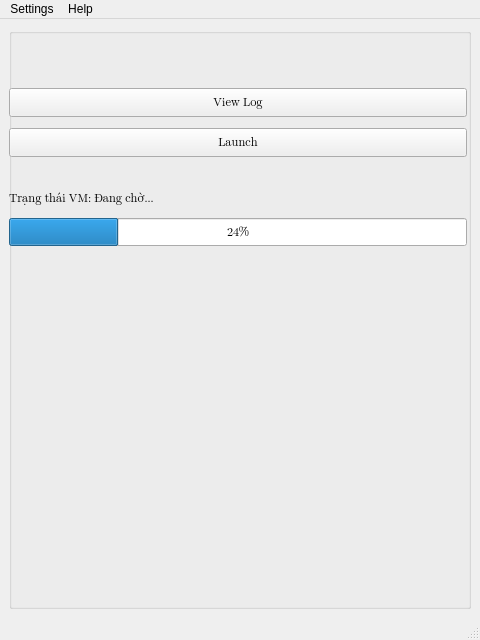
<?xml version="1.0" encoding="UTF-8"?>
<ui version="4.0">
 <class>MainWindow</class>
 <widget class="QMainWindow" name="MainWindow">
  <property name="geometry">
   <rect>
    <x>0</x>
    <y>0</y>
    <width>480</width>
    <height>640</height>
   </rect>
  </property>
  <property name="windowTitle">
   <string>MainWindow</string>
  </property>
  <widget class="QWidget" name="centralwidget">
   <layout class="QVBoxLayout" name="verticalLayout_2">
    <item>
     <widget class="QGroupBox" name="vmControlsGroup">
      <property name="font">
       <font>
        <family>Segoe UI Emoji</family>
       </font>
      </property>
      <property name="title">
       <string/>
      </property>
      <widget class="QLabel" name="vmStatusLabel">
       <property name="geometry">
        <rect>
         <x>0</x>
         <y>160</y>
         <width>458</width>
         <height>21</height>
        </rect>
       </property>
       <property name="text">
        <string>Trạng thái VM: Đang chờ...</string>
       </property>
      </widget>
      <widget class="QProgressBar" name="progressBar">
       <property name="geometry">
        <rect>
         <x>0</x>
         <y>190</y>
         <width>458</width>
         <height>28</height>
        </rect>
       </property>
       <property name="value">
        <number>24</number>
       </property>
      </widget>
      <widget class="QPushButton" name="launchButton">
       <property name="geometry">
        <rect>
         <x>0</x>
         <y>100</y>
         <width>458</width>
         <height>29</height>
        </rect>
       </property>
       <property name="text">
        <string>Launch</string>
       </property>
      </widget>
      <widget class="QPushButton" name="viewLogButton">
       <property name="geometry">
        <rect>
         <x>0</x>
         <y>60</y>
         <width>458</width>
         <height>29</height>
        </rect>
       </property>
       <property name="text">
        <string>View Log</string>
       </property>
      </widget>
     </widget>
    </item>
    <item>
     <layout class="QVBoxLayout" name="verticalLayout"/>
    </item>
   </layout>
  </widget>
  <widget class="QMenuBar" name="menubar">
   <property name="geometry">
    <rect>
     <x>0</x>
     <y>0</y>
     <width>480</width>
     <height>25</height>
    </rect>
   </property>
   <widget class="QMenu" name="menuSettings">
    <property name="title">
     <string>Settings</string>
    </property>
   </widget>
   <widget class="QMenu" name="menuAbout">
    <property name="title">
     <string>Help</string>
    </property>
    <addaction name="actionAbout"/>
   </widget>
   <addaction name="menuSettings"/>
   <addaction name="menuAbout"/>
  </widget>
  <widget class="QStatusBar" name="statusbar"/>
  <action name="actionAbout">
   <property name="text">
    <string>About</string>
   </property>
  </action>
 </widget>
 <resources/>
 <connections/>
</ui>
